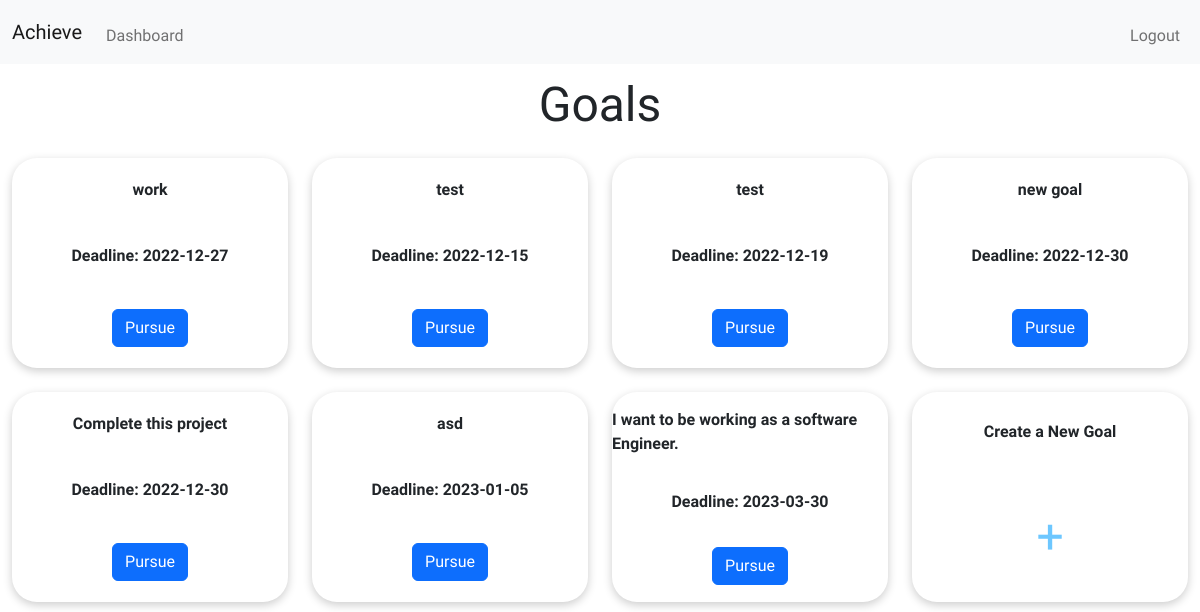
The app's page /dashboard (signed in) with its own data.
### tables this page shows
CREATE TABLE goal (goal_id INTEGER PRIMARY KEY NOT NULL, goal TEXT NOT NULL, success TEXT NOT NULL, failure TEXT NOT NULL, date_created DATE, deadline DATE, id INTEGER, FOREIGN KEY (id) REFERENCES users(id));

### app.py (the view)
@app.route("/dashboard", methods = ['GET', 'POST'])
def dashboard():
    if session['user_id']:
        rows = db.execute("SELECT goal_id FROM goal WHERE id IN (?)", session["user_id"])
        rows = len(rows)
        goals = db.execute("SELECT goal, deadline, goal_id FROM goal WHERE id IN (?)", session['user_id'])
        return render_template('dashboard.html', rows=rows, goals=goals)
    return redirect('login')

### app.py (called while the page is built)
@app.after_request
def after_request(response):
    response.headers["Cache-Control"] = "no-cache, no-store, must-revalidate"
    response.headers["Expires"] = 0
    response.headers["Pragma"] = "no-cache"
    return response

### templates/dashboard.html (shortened to what this page needs)
{% extends "layout.html" %}
{% block main %}
    <h2 id ="dashboardHead">Goals</h2>
    <section class="dashboardContainer">
        {% for goal in goals %}
        <section class="dashboardChild">
            <span>{{ goal.goal}}</span>
            <span>Deadline: {{goal.deadline}}</span>
            <button data-goal-id="{{ goal.goal_id }}" id="button-{{ loop.index }}" class="btn btn-primary dash">Pursue</a>
        </section>
        {% endfor %}
        <section class="dashboardChild">
            <span>Create a New Goal</span>
            <a href="/create" id="plus">+</a>
        </section>
    </section>
{% endblock %}

### templates/layout.html (shortened to what this page needs)
<!DOCTYPE html>
<html lang="en">
    <head>
            <link href="https://cdn.jsdelivr.net/npm/bootstrap@5.2.2/dist/css/bootstrap.min.css" rel="stylesheet">
            <link rel="stylesheet" href="/static/styles.css">
    </head>
    <body>
        <header>
            <nav class="navbar navbar-expand-lg bg-light">
                <div class="container-fluid">
                    {% if session['user_id'] %}
                    <a class="navbar-brand" href="/dashboard">Achieve</a>
                    {% else %}
                    <a class="navbar-brand" href="/">Achieve</a>
                    {% endif %}
                    <div class="collapse navbar-collapse" id="navbarNav">
                        {% if session['user_id'] %}
                            <ul class="navbar-nav me-auto mt-2">
                                <li class="nav-item"><a class="nav-link " aria-current="page" href="/dashboard">Dashboard</a></li>
                            </ul>
                            <ul class="navbar-nav ms-auto mt-2">
                                <li class="nav-item"><a class="nav-link" href="/logout">Logout</a></li>
                            </ul>
                        {% else %}
                            <ul class="navbar-nav ms-auto mt-2">
                                <li class="nav-item"><a class="nav-link" href="/register">Register</a></li>
                                <li class="nav-item"><a class="nav-link" href="/login">Log In</a></li>
                            </ul>
                        {% endif %}
                  </div>
                </div>
              </nav>
        </header>
        <main>
            {% block main %}
            {% endblock %}
        </main>
    </body>
</html>

### static/styles.css (style rules this page uses)
* { margin: 0; padding: 0; box-sizing: border-box; }
body { font-family: 'Sono', 'Helvetica', sans-serif; min-height: 100vh; width: 100%; }
main { width: 100%; height: 700px; }
#dashboardHead { font-size: 3rem; text-align: center; margin: 1% 0 0 0 ; }
.dashboardContainer { display: flex; height: 100%; width: 100%; flex-flow: row wrap; justify-content: space-around; align-content: flex-start; }
.dashboardContainer section { display: flex; box-shadow: 0px 3px 10px rgba(0,0,0, 0.2) ; border-radius: 25px; height: 30%; width: 23%; margin: 2% 0 0 0 ; flex-flow: column wrap; justify-content: space-around; align-items: center; }
.dashboardChild span { font-size: 1rem; font-weight: 700; }
.dashboardChild a { font-size: 1.2rem; text-decoration: none; color: rgb(109, 199, 255); }
#plus { font-size: 3rem; }

### records on screen
goal: goal "work", deadline "2022-12-27"
goal: goal "test", deadline "2022-12-15"
goal: goal "test", deadline "2022-12-19"
goal: goal "new goal", deadline "2022-12-30"
goal: goal "Complete this project", deadline "2022-12-30"
goal: goal "asd", deadline "2023-01-05"
goal: goal "I want to be working as a software Engineer.", deadline "2023-03-30"
